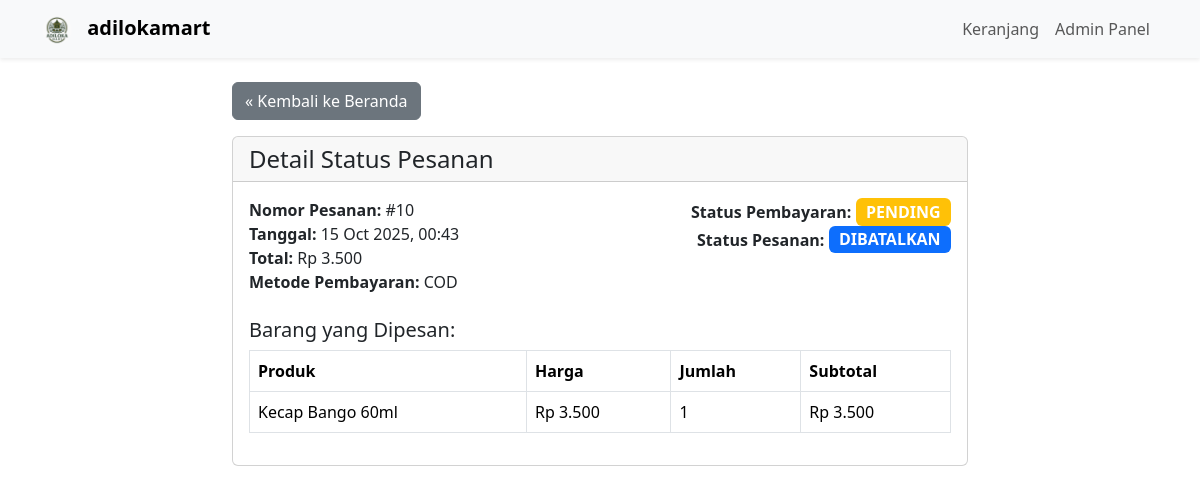
/cek_pesanan.php?id_pesanan=10, run on the app's committed database.
### tables this page shows
CREATE TABLE `pesanan` (
  `id_pesanan` int(11) NOT NULL,
  `id_pengguna` int(11) DEFAULT NULL,
  `nama_pemesan` varchar(255) NOT NULL,
  `alamat_pemesan` text NOT NULL,
  `telepon_pemesan` varchar(25) NOT NULL,
  `tanggal_pesanan` timestamp NOT NULL DEFAULT current_timestamp(),
  `total_harga` int(11) NOT NULL,
  `metode_pembayaran` varchar(50) NOT NULL,
  `bukti_pembayaran` varchar(255) DEFAULT NULL,
  `status_pembayaran` enum('pending','lunas','ditolak') NOT NULL DEFAULT 'pending',
  `status` enum('diproses','dikirim','selesai','dibatalkan') NOT NULL DEFAULT 'diproses'
);

CREATE TABLE `detail_pesanan` (
  `id_detail` int(11) NOT NULL,
  `id_pesanan` int(11) NOT NULL,
  `id_produk` int(11) NOT NULL,
  `jumlah` int(11) NOT NULL,
  `harga_saat_pesan` int(11) NOT NULL
);

CREATE TABLE `produk` (
  `id_produk` int(11) NOT NULL,
  `nama_produk` varchar(255) NOT NULL,
  `harga` int(11) NOT NULL,
  `gambar` varchar(255) NOT NULL,
  `deskripsi` text NOT NULL
);

### cek_pesanan.php (the view, shortened to what this page needs)
<?php
require_once 'config.php';
$pesanan = null;
$detail_pesanan = [];
$error = '';
if (isset($_GET['id_pesanan']) && !empty($_GET['id_pesanan'])) {
    $id_pesanan = filter_var($_GET['id_pesanan'], FILTER_SANITIZE_NUMBER_INT);
    $stmt = $conn->prepare("SELECT * FROM pesanan WHERE id_pesanan = ?");
    $stmt->bind_param("i", $id_pesanan);
    $stmt->execute();
    $result_pesanan = $stmt->get_result();
    if ($result_pesanan->num_rows === 1) {
        $pesanan = $result_pesanan->fetch_assoc();
        $stmt_detail = $conn->prepare(
            "SELECT dp.*, p.nama_produk, p.gambar
             FROM detail_pesanan dp
             JOIN produk p ON dp.id_produk = p.id_produk
             WHERE dp.id_pesanan = ?"
        );
        $stmt_detail->bind_param("i", $id_pesanan);
        $stmt_detail->execute();
        $result_detail = $stmt_detail->get_result();
        while($row = $result_detail->fetch_assoc()){
            $detail_pesanan[] = $row;
        }
    } else {
        $error = "Nomor pesanan tidak ditemukan.";
    }
}
?>
<!DOCTYPE html>
<html lang="id">
<head>
    <link href="https://cdn.jsdelivr.net/npm/bootstrap@5.3.2/dist/css/bootstrap.min.css" rel="stylesheet">
</head>
<body>
    <nav class="navbar navbar-expand-lg navbar-light bg-light shadow-sm">
        <div class="container">
            <a class="navbar-brand" style="font-weight: bold;" href="index.php">
                <img src="assets/img/logo.jpg" alt="adilokamart Logo" style="height: 30px; margin-right: 10px; border-radius: 50%;">
                adilokamart
            </a>
            <ul class="navbar-nav ms-auto">
                <li class="nav-item">
                    <a class="nav-link" href="keranjang.php">Keranjang</a>
                </li>
                <li class="nav-item">
                    <a class="nav-link" href="admin/">Admin Panel</a>
                </li>
            </ul>
        </div>
    </nav>
    <div class="container mt-4">
        <div class="row justify-content-center">
            <div class="col-lg-8">
                <a href="index.php" class="btn btn-secondary mb-3">&laquo; Kembali ke Beranda</a>
                <div class="card">
                    <div class="card-header">
                        <h4 class="card-title mb-0">Detail Status Pesanan</h4>
                    </div>
                    <div class="card-body">
                                                <?php if (!isset($_GET['id_pesanan']) || empty($_GET['id_pesanan'])):
                                                ?>
                                                    <h5 class="card-title text-center">Lacak Pesanan Anda</h5>
                                                    <form action="cek_pesanan.php" method="GET">
                                                        <div class="input-group">
                                                            <input type="text" class="form-control" name="id_pesanan" placeholder="Masukkan nomor pesanan Anda..." required>
                                                            <button class="btn btn-primary" type="submit">Lacak</button>
                                                        </div>
                                                    </form>
                                                <?php elseif ($error): ?>
                                                    <div class="alert alert-danger"><?php echo $error; ?></div>
                                                <?php elseif ($pesanan): ?>
                            <div class="row mb-4">
                                <div class="col-md-6">
                                    <strong>Nomor Pesanan:</strong> #<?php echo htmlspecialchars($pesanan['id_pesanan']); ?><br>
                                    <strong>Tanggal:</strong> <?php echo date('d M Y, H:i', strtotime($pesanan['tanggal_pesanan'])); ?><br>
                                    <strong>Total:</strong> Rp <?php echo number_format($pesanan['total_harga'], 0, ',', '.'); ?><br>
                                    <strong>Metode Pembayaran:</strong> <?php echo htmlspecialchars($pesanan['metode_pembayaran']); ?>
                                </div>
                                <div class="col-md-6 text-md-end">
                                    <strong>Status Pembayaran:</strong>
                                    <span class="badge bg-warning fs-6"><?php echo strtoupper(htmlspecialchars($pesanan['status_pembayaran'])); ?></span><br>
                                    <strong>Status Pesanan:</strong>
                                    <span class="badge bg-primary fs-6"><?php echo strtoupper(htmlspecialchars($pesanan['status'])); ?></span>
                                </div>
                            </div>
                            <h5>Barang yang Dipesan:</h5>
                            <table class="table table-bordered">
                                <thead>
                                    <tr>
                                        <th>Produk</th>
                                        <th>Harga</th>
                                        <th>Jumlah</th>
                                        <th>Subtotal</th>
                                    </tr>
                                </thead>
                                <tbody>
                                    <?php foreach($detail_pesanan as $item): ?>
                                    <tr>
                                        <td><?php echo htmlspecialchars($item['nama_produk']); ?></td>
                                        <td>Rp <?php echo number_format($item['harga_saat_pesan'], 0, ',', '.'); ?></td>
                                        <td><?php echo $item['jumlah']; ?></td>
                                        <td>Rp <?php echo number_format($item['harga_saat_pesan'] * $item['jumlah'], 0, ',', '.'); ?></td>
                                    </tr>
                                    <?php endforeach; ?>
                                </tbody>
                            </table>
                        <?php endif; ?>
                    </div>
                </div>
            </div>
        </div>
    </div>
</body>
</html>

### data on the page
pesanan: id_pesanan "10", tanggal_pesanan "15 Oct 2025, 00:43", total_harga "3.500", metode_pembayaran "COD", status_pembayaran "PENDING", status "DIBATALKAN"
detail_pesanan: id_produk.nama_produk "Kecap Bango 60ml", harga_saat_pesan "3.500", jumlah "1", $item['harga_saat_pesan'] * $item['jumlah'] "3.500"
